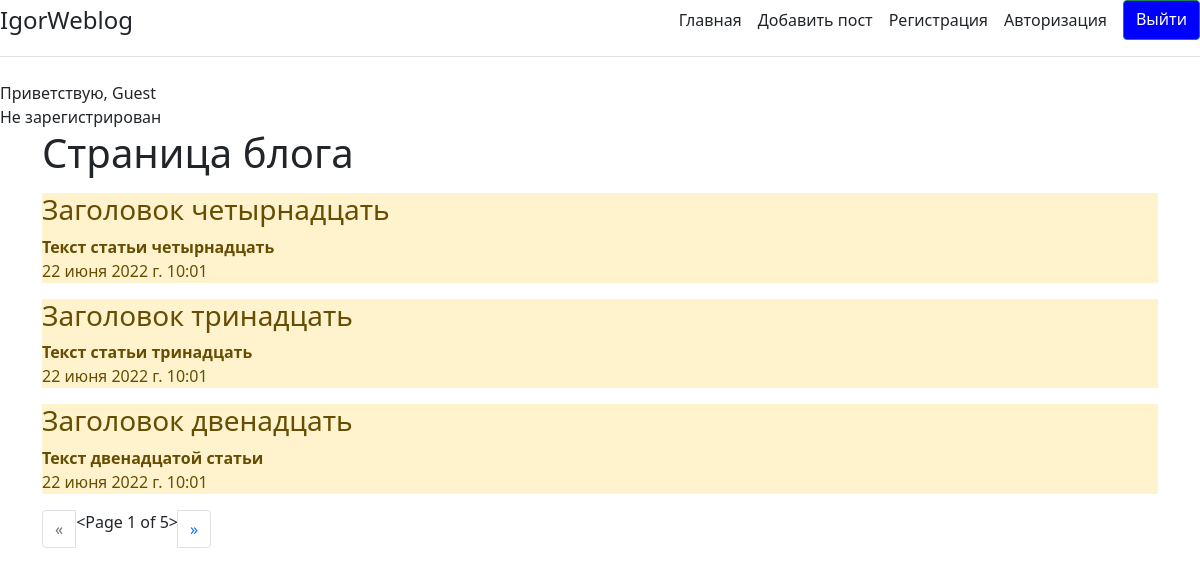
The page / on the database its author committed.
### Blog/models.py (models this page shows, shortened)
class Task(models.Model):
    objects = None
    title = models.CharField('Название', max_length=50)
    task = models.TextField('Описание')
    created_dt = models.DateTimeField(auto_now=True)
    class Meta:
        verbose_name = 'Задача'
        verbose_name_plural = 'Задачи'

### Blog/views.py (the view)
# urls.py: path('', views.index, name='index'),
def index(request):
    tasks = Task.objects.all().order_by('-id')
    if 'page' in request.GET:
        page = request.GET.get('page')
    else:
        page = 1
    paginator = Paginator(tasks, 3)
    try:
        tasks = paginator.page(page)
    except PageNotAnInteger:
        tasks = paginator.page(1)
    except EmptyPage:
        tasks = paginator.page(paginator.num_pages)
    page_number = request.GET.get('page')
    page_obj = paginator.get_page(page_number)
    context = {'title': 'Блог главная', 'tasks': tasks, 'page_obj': page_obj, 'page_number': page_number, 'page': page}
    return render(request, 'Blog/index.html', context)

### Blog/templates/Blog/index.html (shortened to what this page needs)
{% extends 'Blog/base.html' %}
{% block content %}
    <h1>Страница блога</h1>
    {% if tasks %}
        {% for el in tasks %}
            <div class="alert-warning mt-3", class="container">
                <h3>{{ el.title }}</h3>
                <b>{{ el.task }}</b>
                <p>{{ el.created_dt }}</p>
            </div>
        {% endfor %}
    {% else %}
                <p>У нас нет записей</p>
    {% endif %}
<nav id="pagination" class="col align-self-center" aria-label="Page navigation example">
    <ul class="pagination">
        {% if page_obj.has_previous %}
        <li class="page-item"><a class="page-link" href="?page={{ page_obj.previous_page_number }}">&laquo;</a></li>
        {% else %}
        <li class="page-item disabled"><span class="page-link" href="#" tabindex="-1" aria-disabled="true">&laquo;</span></li>
        {% endif %}
        <li>{{ page_obj }}</li>
        {% if page_obj.has_next %}
        <li class="page-item"><a class="page-link" href="?page={{ page_obj.next_page_number }}">&raquo;</a></li>
        {% else %}
        <li class="page-item disabled"><span class="page-link" href="#" tabindex="-1" aria-disabled="true">&raquo;</span></li>
        {% endif %}
        </ul>
</nav>
</div>
{% endblock %}

### rows shown on the page
Task: title "Заголовок четырнадцать", task "Текст статьи четырнадцать", created_dt "22 июня 2022 г. 10:01"
Task: title "Заголовок тринадцать", task "Текст статьи тринадцать", created_dt "22 июня 2022 г. 10:01"
Task: title "Заголовок двенадцать", task "Текст двенадцатой статьи", created_dt "22 июня 2022 г. 10:01"

### other values the page prints
{{ user.username|default:'Guest' }} "Guest"
{{ page_obj }} "<Page 1 of 5>"
